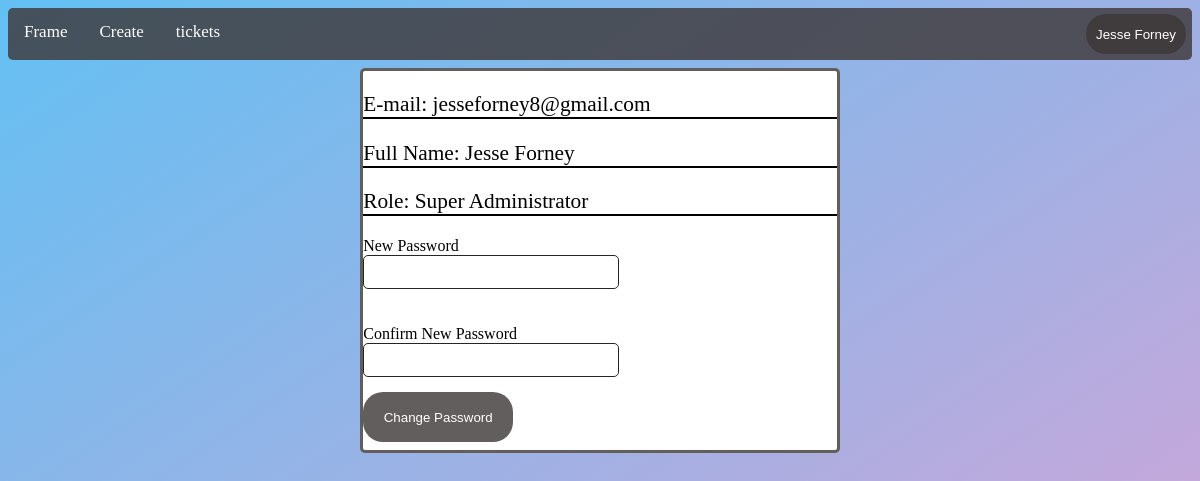
The app's page /settings (signed in) with its own data.
### models.py (models this page shows)
class User(db.Model, UserMixin):
    __tablename__ = 'users'
    id = db.Column(db.Integer, primary_key=True)
    email = db.Column(db.String(50), unique=True)
    firstname = db.Column(db.String(50))
    lastname = db.Column(db.String(50))
    password = db.Column(db.String(50))
    role = db.Column(db.String(50))
    org = db.Column(db.String(20))
    groups = db.relationship("Group", secondary=user_groups, backref="groups")

### auth.py (the view, shortened to what this page needs)
@auth.route("/settings", methods=["POST", "GET"])
@login_required
def settings():
    return render_template("settings.html", user=current_user)

### __init__.py (called while the page is built)
def create_app():
    app = Flask(__name__)
    app.config["SECRET_KEY"] = ";rljshg;rfffss"
    app.config["SQLALCHEMY_DATABASE_URI"] = f"sqlite:///{DB_NAME}"
    db.init_app(app)
    from views import views
    from auth import auth
    app.register_blueprint(views, url_prefix="/")
    app.register_blueprint(auth, url_prefix="/")
    from models import User
    with app.app_context():
        db.create_all()
    login_manager = LoginManager()
    login_manager.login_view = "/login"
    login_manager.init_app(app)
    @login_manager.user_loader
    def load_user(id):
        return User.query.get(int(id))
    return app

### templates/settings.html (shortened to what this page needs)
{% extends "base1.html" %}
{% block body %}
<p class="text-start">E-mail: {{ user.email }}</p>
<p class="text-start">Full Name: {{ user.firstname }} {{ user.lastname }}</p>
<p class="text-start">Role: {{ user.role }}</p>
<form method="POST">
    <div class="mb-3">
      <label for="newpassword" class="form-label">New Password</label>
      <input type="newpassword" class="settinginput" id="newpassword" name="newpassword"> <br> <br>
      <label for="newpassword2" class="form-label">Confirm New Password</label>
      <input type="newpassword2" class="settinginput" id="newpassword2" name="newpassword2">
    </div>
    <button type="submit" class="btn btn-primary">Change Password</button>
  </form>
{% endblock %}

### templates/base1.html (shortened to what this page needs)
<!DOCTYPE html>
<html lang="en">
<head>
    <link rel="stylesheet" href="../static/styles.css">
</head>
<body>
    <div class="topnav">
        <a class="active" href="/">Frame</a>
        <div class="dropdown" id="namedropdwn">
            <button class="dropbtn" onclick="dropdown()">{{user.firstname}} {{user.lastname}}</button>
        </div>
        {%if user.org != ""%}
        <a href="/create">Create</a>
        <a href="/tickets">tickets</a>
        {%endif%}
    </div>
<div class="default1">
        {%block body%}{%endblock%}
</div>
</body>
</html>

### static/styles.css (style rules this page uses)
.topnav { background-color: rgba(61, 54, 54, 0.8); overflow: hidden; border-radius: 5px; }
.topnav a { float: left; color: white; text-align: center; padding: 14px 16px; text-decoration: none; font-size: 17px; }
.dropbtn { margin: 0; width: 100px; height: 40px; }
#namedropdwn { float: right; padding: 6px; border: none; font-size: 17px; }
html { background: linear-gradient(to bottom right, #33ccff -40%, #ff99cc 130%); height: 100%; background-attachment:fixed; }
p, h3 { color: white; font-family: Corbel light; font-size: 16pt; }
button { background: rgba(61, 54, 54, 0.8); color: white; border: none; border-radius: 20px; cursor: pointer; width: 150px; height: 50px; transition: opacity 0.15s; margin-top: 15px; margin-bottom: 8px ; }
input { border-radius: 5px; border: none; height: 30px; width: 250px; opacity: .85; }
.default1 { text-align: start; background-color:white; border:3px solid rgba(61, 54, 54, 0.8); margin: auto; width: 40%; border-radius: 5px; margin-top: 8px; }
.default1 p { color: black; border-bottom: 2px solid black; }
.settinginput { border-radius: 5px; border: none; height: 30px; width: 250px; opacity: .85; border: 1px solid black; display: block; }

### records on screen
User: firstname "Jesse", lastname "Forney", email "jesseforney8@gmail.com", role "Super Administrator"
